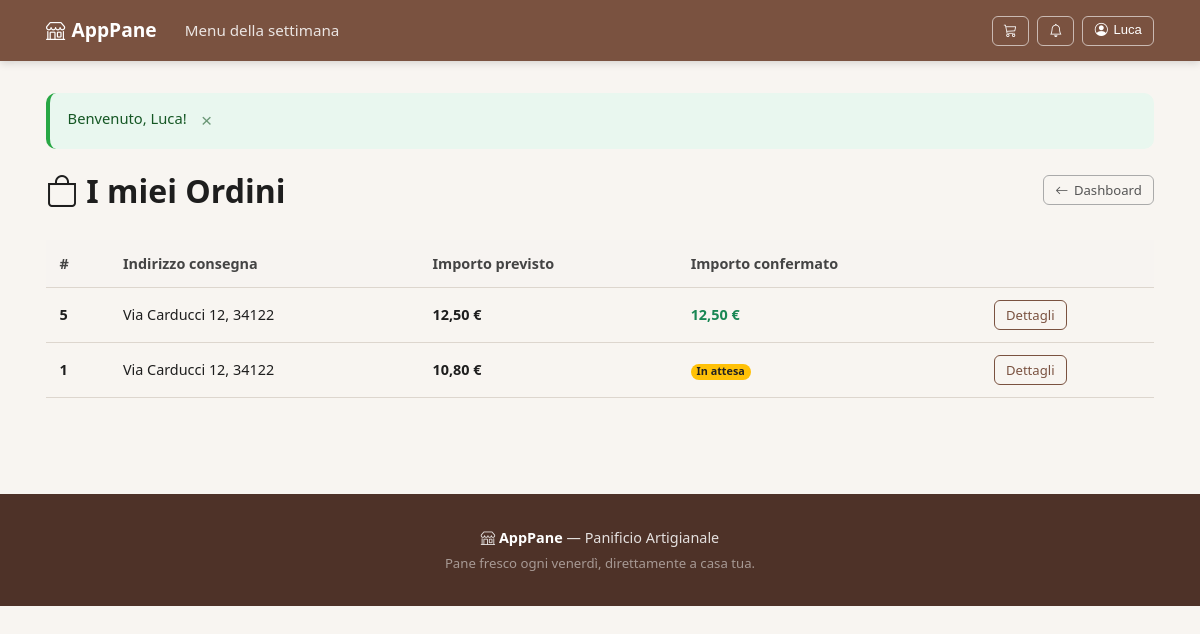
The app's page /dashboard/ordini.php (signed in) with its own data.
### tables this page shows
CREATE TABLE tUtente (
    idUtente INT AUTO_INCREMENT PRIMARY KEY,
    Nome VARCHAR(100) NOT NULL,
    Cognome VARCHAR(100) NOT NULL,
    NomeVia VARCHAR(255) NOT NULL,
    NumeroCivico VARCHAR(10) NOT NULL,
    CAP VARCHAR(10) NOT NULL,
    NumeroTelefono VARCHAR(20) NOT NULL,
    Username VARCHAR(100) UNIQUE NOT NULL,
    Password VARCHAR(255) NOT NULL,
    isAdmin TINYINT(1) NOT NULL DEFAULT 0
);

CREATE TABLE tOrdine (
    idOrdine INT AUTO_INCREMENT PRIMARY KEY,
    NomeOspite VARCHAR(200) DEFAULT NULL,           
    NomeViaConsegna VARCHAR(255) NOT NULL,
    NumeroCivicoConsegna VARCHAR(10) NOT NULL,
    CAPConsegna VARCHAR(10) NOT NULL,
    IndicazioniUtente TEXT,
    TelefonoEmergenza VARCHAR(20) NOT NULL,
    ImportoTotalePrevisto DECIMAL(8,2) NOT NULL DEFAULT 0.00,
    ImportoFinaleConfermato DECIMAL(8,2) DEFAULT NULL,
    Stato ENUM('in_attesa', 'confermato') NOT NULL DEFAULT 'in_attesa'
);

### includes/auth.php (called while the page is built, shortened)
<?php
require_once __DIR__ . '/functions.php';
function isLoggedIn(): bool {
    return !empty($_SESSION['user_id']);
}
function getUser(): ?array {
    $db = getDB();
    $stmt = $db->prepare("SELECT idUtente, Nome, Cognome, NomeVia, NumeroCivico, CAP, NumeroTelefono, Username FROM tUtente WHERE idUtente = ?");
    $stmt->execute([$_SESSION['user_id']]);
    return $stmt->fetch() ?: null;
}

### dashboard/ordini.php (the view, shortened to what this page needs)
<?php
require_once __DIR__ . '/../includes/header.php';
$db = getDB();
$stmt = $db->prepare("
    SELECT DISTINCT o.idOrdine, o.ImportoTotalePrevisto, o.ImportoFinaleConfermato,
           o.NomeViaConsegna, o.NumeroCivicoConsegna, o.CAPConsegna
    FROM tOrdine o
    JOIN tSelezione ts ON o.idOrdine = ts.idOrdine
    WHERE ts.idUtente = ?
    ORDER BY o.idOrdine DESC
");
$stmt->execute([$_SESSION['user_id']]);
$ordini = $stmt->fetchAll();
?>
<div class="d-flex justify-content-between align-items-center mb-4">
    <h1><i class="bi bi-bag"></i> I miei Ordini</h1>
    <a href="<?= SITE_URL ?>/dashboard/" class="btn btn-outline-secondary btn-sm">
        <i class="bi bi-arrow-left"></i> Dashboard
    </a>
</div>
<?php if (empty($ordini)): ?>
    <div class="text-center py-5">
        <i class="bi bi-bag-x" style="font-size:3rem;color:var(--bread-brown)"></i>
        <h4 class="mt-3">Nessun ordine ancora</h4>
        <p class="text-muted">Quando effettuerai il tuo primo ordine, lo vedrai qui.</p>
        <a href="<?= SITE_URL ?>/" class="btn btn-bread">Vai al menu</a>
    </div>
<?php else: ?>
    <div class="table-responsive">
        <table class="table align-middle">
            <thead class="table-light">
                <tr>
                    <th>#</th>
                    <th>Indirizzo consegna</th>
                    <th>Importo previsto</th>
                    <th>Importo confermato</th>
                    <th></th>
                </tr>
            </thead>
            <tbody>
                <?php foreach ($ordini as $o): ?>
                    <tr>
                        <td><strong><?= $o['idOrdine'] ?></strong></td>
                        <td><?= sanitize($o['NomeViaConsegna']) ?> <?= sanitize($o['NumeroCivicoConsegna']) ?>, <?= sanitize($o['CAPConsegna']) ?></td>
                        <td class="fw-bold"><?= formatPrezzo($o['ImportoTotalePrevisto']) ?></td>
                        <td>
                            <?php if ($o['ImportoFinaleConfermato'] !== null): ?>
                                <span class="fw-bold text-success"><?= formatPrezzo($o['ImportoFinaleConfermato']) ?></span>
                            <?php else: ?>
                                <span class="badge bg-warning text-dark">In attesa</span>
                            <?php endif; ?>
                        </td>
                        <td>
                            <a href="<?= SITE_URL ?>/dashboard/ordine_dettaglio.php?id=<?= $o['idOrdine'] ?>" class="btn btn-sm btn-outline-bread">
                                Dettagli
                            </a>
                        </td>
                    </tr>
                <?php endforeach; ?>
            </tbody>
        </table>
    </div>
<?php endif; ?>
<?php require_once __DIR__ . '/../includes/footer.php'; ?>

### includes/header.php (shortened to what this page needs)
<?php
require_once __DIR__ . '/auth.php';
$currentUser = isLoggedIn() ? getUser() : null;
?>
<!DOCTYPE html>
<html lang="it">
<head>
    <link href="<?= SITE_URL ?>/assets/css/bootstrap-icons.min.css" rel="stylesheet">
    <link href="<?= SITE_URL ?>/assets/css/style.css?v=2" rel="stylesheet">
</head>
<body>
<nav class="navbar sticky-top">
    <div class="container">
        <a class="navbar-brand" href="<?= SITE_URL ?>/landing.php">
            <i class="bi bi-shop"></i> <?= SITE_NAME ?>
        </a>
        <div class="navbar-collapse" id="navMain">
            <ul class="navbar-nav me-auto">
                <li class="nav-item">
                    <a class="nav-link" href="<?= SITE_URL ?>/">Menu della settimana</a>
                </li>
            </ul>
        </div>
        <div class="nav-actions">
            <a href="<?= SITE_URL ?>/carrello/" class="btn btn-outline-light btn-sm position-relative">
                <i class="bi bi-cart3"></i>
            </a>
            <?php if (isLoggedIn()): ?>
            <a href="<?= SITE_URL ?>/dashboard/notifiche.php" class="btn btn-outline-light btn-sm position-relative" title="Notifiche">
                <i class="bi bi-bell"></i>
            </a>
            <?php endif; ?>
            <?php if (isLoggedIn()): ?>
                <div class="dropdown">
                    <button class="btn btn-outline-light btn-sm dropdown-toggle" type="button">
                        <i class="bi bi-person-circle"></i>
                        <?= sanitize($currentUser['Nome'] ?? '') ?>
                    </button>
                </div>
            <?php else: ?>
                <a href="<?= SITE_URL ?>/auth/login.php" class="btn btn-outline-light btn-sm">
                    <i class="bi bi-person"></i> Accedi
                </a>
            <?php endif; ?>
        </div>
    </div>
</nav>
<main class="container py-4">
    <?= renderFlash() ?>

### assets/css/style.css (style rules this page uses)
:root { --brown: #7A5240; --brown-dk: #4E3228; --brown-lt: #F0E6DE; --bg: #F8F5F1; --white: #FFFFFF; --text: #1E1E1E; --muted: #6B6B6B; --border: #DDD6CE; --gold: #C4862A; --radius: 10px; --shadow: 0 2px 10px rgba(0,0,0,0.07); }
*, *::before, *::after { box-sizing: border-box; margin: 0; padding: 0; }
html { scroll-behavior: smooth; }
body { font-family: 'Segoe UI', system-ui, -apple-system, sans-serif; font-size: 1rem; line-height: 1.6; color: var(--text); background: var(--bg); }
a { color: var(--brown); text-decoration: none; }
.container { max-width: 1140px; margin: 0 auto; padding: 0 1rem; width: 100%; }
.navbar { background: var(--brown); padding: 0.75rem 0; position: sticky; top: 0; z-index: 1000; box-shadow: 0 2px 8px rgba(0,0,0,0.15); }
.navbar .container { display: flex; align-items: center; gap: 1rem; flex-wrap: wrap; }
.navbar-brand { color: #fff !important; font-weight: 700; font-size: 1.2rem; display: flex; align-items: center; gap: 0.4rem; text-decoration: none; white-space: nowrap; }
.navbar-nav { display: flex; list-style: none; gap: 0.25rem; margin: 0; padding: 0; }
.nav-link { color: rgba(255,255,255,0.85); padding: 0.4rem 0.75rem; border-radius: 6px; font-size: 0.95rem; transition: background 0.2s; text-decoration: none; display: block; }
.navbar-collapse { display: flex; align-items: center; gap: 1rem; flex: 1; }
.navbar-collapse .navbar-nav { flex: 1; }
.nav-actions { display: flex; align-items: center; gap: 0.5rem; }
.dropdown { position: relative; }
.btn { display: inline-flex; align-items: center; gap: 0.35rem; padding: 0.45rem 1rem; font-size: 0.9rem; font-weight: 500; border-radius: 8px; border: 1px solid transparent; cursor: pointer; transition: all 0.2s; text-decoration: none; white-space: nowrap; line-height: 1.4; }
.btn-sm { padding: 0.3rem 0.7rem; font-size: 0.82rem; border-radius: 6px; }
.btn-outline-bread { background: transparent; color: var(--brown); border-color: var(--brown); }
.btn-outline-light { background: transparent; color: #fff; border-color: rgba(255,255,255,0.6); }
.btn-outline-secondary { background: transparent; color: #555; border-color: #aaa; }
.table-responsive { overflow-x: auto; -webkit-overflow-scrolling: touch; }
.table { width: 100%; border-collapse: collapse; font-size: 0.9rem; }
.table th, .table td { padding: 0.75rem 0.85rem; text-align: left; border-bottom: 1px solid var(--border); vertical-align: middle; }
.table th { font-weight: 600; color: #444; }
.table-light th, .table-light td, tfoot.table-light td { background: #f7f4f1; }
.align-middle td, .align-middle th { vertical-align: middle; }
.badge { display: inline-flex; align-items: center; gap: 0.25rem; padding: 0.25em 0.55em; font-size: 0.75em; font-weight: 600; border-radius: 20px; line-height: 1; white-space: nowrap; }
.bg-warning { background: #ffc107 !important; }
.text-dark { color: #222 !important; }
.btn.position-relative { position: relative; }
.position-relative { position: relative; }
.sticky-top { position: sticky; top: 0; z-index: 1000; }
.d-flex { display: flex; }
.align-items-center { align-items: center; }
.justify-content-between { justify-content: space-between; }
.me-auto { margin-right: auto; }
.mb-4 { margin-bottom: 1.5rem; }
.py-4 { padding-top: 1.5rem; padding-bottom: 1.5rem; }
.text-success { color: #198754 !important; }
.fw-bold { font-weight: 700 !important; }
main.container { padding-top: 2rem; padding-bottom: 2rem; }

### records on screen
tutente: Nome "Luca"
tordine: idOrdine "5", NomeViaConsegna "Via Carducci", NumeroCivicoConsegna "12", CAPConsegna "34122", ImportoTotalePrevisto "12,50 €", ImportoFinaleConfermato "12,50 €"
tordine: idOrdine "1", NomeViaConsegna "Via Carducci", NumeroCivicoConsegna "12", CAPConsegna "34122", ImportoTotalePrevisto "10,80 €", shows "In attesa"

### other values on screen
SITE_NAME "AppPane"
$flash['message'] "Benvenuto, Luca!"
